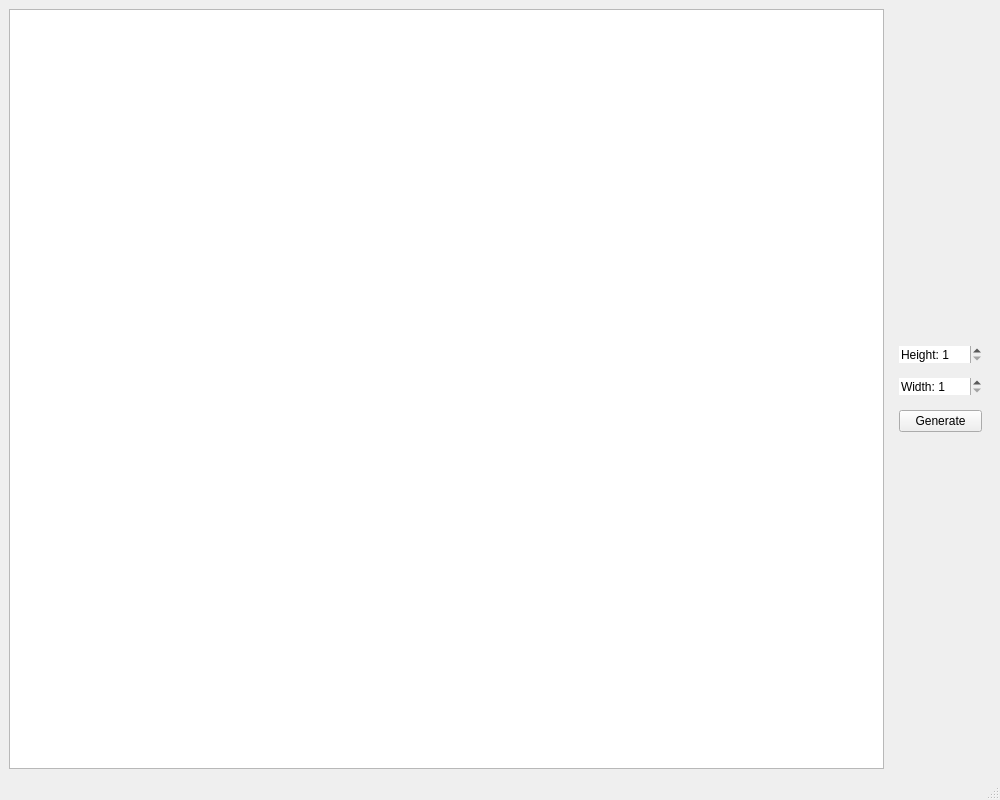
<?xml version="1.0" encoding="UTF-8"?>
<ui version="4.0">
 <class>AppWindow</class>
 <widget class="QMainWindow" name="AppWindow">
  <property name="geometry">
   <rect>
    <x>0</x>
    <y>0</y>
    <width>1000</width>
    <height>800</height>
   </rect>
  </property>
  <property name="windowTitle">
   <string>Prosoft-Systems Test</string>
  </property>
  <widget class="QWidget" name="centralwidget">
   <layout class="QGridLayout" name="gridLayout">
    <item row="0" column="0">
     <layout class="QHBoxLayout" name="horizontalLayout_3">
      <item>
       <widget class="QGraphicsView" name="graphicsView"/>
      </item>
      <item>
       <widget class="QFrame" name="frame_2">
        <layout class="QGridLayout" name="gridLayout_3">
         <property name="verticalSpacing">
          <number>15</number>
         </property>
         <item row="2" column="0">
          <layout class="QHBoxLayout" name="horizontalLayout">
           <item>
            <widget class="QSpinBox" name="widthSpinBox">
             <property name="frame">
              <bool>false</bool>
             </property>
             <property name="prefix">
              <string>Width: </string>
             </property>
             <property name="minimum">
              <number>1</number>
             </property>
             <property name="maximum">
              <number>500</number>
             </property>
            </widget>
           </item>
          </layout>
         </item>
         <item row="4" column="0">
          <spacer name="verticalSpacer">
           <property name="orientation">
            <enum>Qt::Vertical</enum>
           </property>
           <property name="sizeHint" stdset="0">
            <size>
             <width>20</width>
             <height>40</height>
            </size>
           </property>
          </spacer>
         </item>
         <item row="3" column="0">
          <widget class="QPushButton" name="generateButton">
           <property name="text">
            <string>Generate</string>
           </property>
           <property name="autoDefault">
            <bool>true</bool>
           </property>
           <property name="default">
            <bool>false</bool>
           </property>
           <property name="flat">
            <bool>false</bool>
           </property>
          </widget>
         </item>
         <item row="1" column="0">
          <layout class="QHBoxLayout" name="horizontalLayout_2">
           <item>
            <widget class="QSpinBox" name="heightSpinBox">
             <property name="wrapping">
              <bool>false</bool>
             </property>
             <property name="frame">
              <bool>false</bool>
             </property>
             <property name="showGroupSeparator" stdset="0">
              <bool>false</bool>
             </property>
             <property name="suffix">
              <string/>
             </property>
             <property name="prefix">
              <string>Height: </string>
             </property>
             <property name="minimum">
              <number>1</number>
             </property>
             <property name="maximum">
              <number>500</number>
             </property>
            </widget>
           </item>
          </layout>
         </item>
         <item row="0" column="0">
          <spacer name="verticalSpacer_2">
           <property name="orientation">
            <enum>Qt::Vertical</enum>
           </property>
           <property name="sizeHint" stdset="0">
            <size>
             <width>20</width>
             <height>40</height>
            </size>
           </property>
          </spacer>
         </item>
        </layout>
       </widget>
      </item>
     </layout>
    </item>
   </layout>
  </widget>
  <widget class="QMenuBar" name="menubar">
   <property name="geometry">
    <rect>
     <x>0</x>
     <y>0</y>
     <width>1000</width>
     <height>21</height>
    </rect>
   </property>
  </widget>
  <widget class="QStatusBar" name="statusbar"/>
 </widget>
 <resources/>
 <connections/>
</ui>
